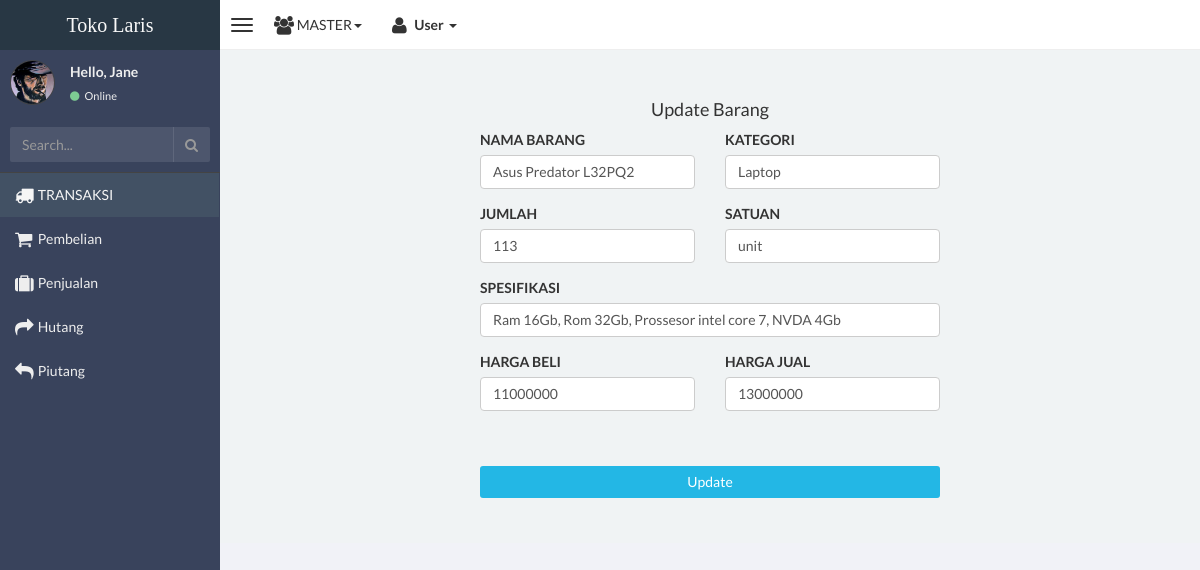
The page /master/update-barang.php?id=7 (signed in) on the database its author committed.
### tables this page shows
CREATE TABLE `barang` (
  `id_barang` int(11) NOT NULL,
  `nama_barang` varchar(175) NOT NULL,
  `kategori` varchar(50) NOT NULL,
  `jumlah_barang` int(100) NOT NULL,
  `satuan` varchar(10) NOT NULL,
  `spesifikasi` varchar(255) NOT NULL,
  `harga_beli` int(255) NOT NULL,
  `harga_jual` int(255) NOT NULL,
  `nama_penyuplai` varchar(50) NOT NULL
);

### master/update-barang.php (the view, shortened to what this page needs)
<!doctype html>
<html lang="en">
<head>
    <link href="css/bootstrap.min.css" rel="stylesheet" type="text/css" />
    <link href="css/font-awesome.min.css" rel="stylesheet" type="text/css" />
    <link href="css/ionicons.min.css" rel="stylesheet" type="text/css" />
    <link href="css/morris/morris.css" rel="stylesheet" type="text/css" />
    <link href="css/jvectormap/jquery-jvectormap-1.2.2.css" rel="stylesheet" type="text/css" />
    <link href="css/datepicker/datepicker3.css" rel="stylesheet" type="text/css" />
    <link href="css/daterangepicker/daterangepicker-bs3.css" rel="stylesheet" type="text/css" />
    <link href="css/iCheck/all.css" rel="stylesheet" type="text/css" />
    <link href="css/style.css" rel="stylesheet" type="text/css" />
</head>
<body class="skin-black">
<?php include "nav-bar.php"; ?>
        <div class="wrapper row-offcanvas row-offcanvas-left">
        <aside class="left-side sidebar-offcanvas">
            <?php include "side-bar.php"; ?>
        </aside>
                    <aside class="right-side">
                <section class="content">
                    <div class="row" style="margin-bottom:5px;">
                    <div class="content">
            <div class="container-fluid">
            <center><h4 for="user">Update Barang</h4></center>
                <div class="row">
                    <div class="col-md-3">
                    </div>
                    <div class="col-md-6">
                        <div class="row">
                            <form method="POST" action="proses-updatebarang.php">
                             <?php
                                include "koneksi.php";
                                $id=$_GET['id'];
                                $result=mysqli_query($link, "SELECT * FROM barang where id_barang='$id' ");
                                $row=mysqli_fetch_array($result);
                            ?>
                            <div class="col-md-6">
                                 <div class="form-group">
                                <label for="user">NAMA BARANG </label>
                                <input type="text" class="form-control" name="nama_barang" placeholder="Nama Barang" value="<?php echo $row['nama_barang'];?>">
                                </div>
                            </div>
                            <div class="col-md-6">
                                <div class="form-group">
                                <label for="user">KATEGORI</label>
                                <input type="text" class="form-control" name="kategori" placeholder="Kategori" value="<?php echo $row['kategori'];?>">
                                </div>
                            </div>
                        </div>
                        <div class="row">
                            <div class="col-md-6">
                                <div class="form-group">
                                    <label for="user">JUMLAH</label>
                                    <input type="text" class="form-control" name="jumlah" placeholder="Jumlah" value="<?php echo $row['jumlah_barang'];?>">
                                </div>
                            </div>
                            <div class="col-md-6">
                                <div class="form-group">
                                    <label for="user">SATUAN</label>
                                    <input type="text" class="form-control" name="satuan" placeholder="Satuan Barang" value="<?php echo $row['satuan'];?>">
                                </div>
                            </div>
                        </div>
                        <div class="row">
                            <div class="col-md-12">
                                <div class="form-group">
                                    <label for="user">SPESIFIKASI</label>
                                    <input type="text" class="form-control" name="spesifikasi" placeholder="Spesifikasi Barang" value="<?php echo $row['spesifikasi'];?>">
                                </div>
                            </div>
                        </div>
                        <div class="row">
                            <div class="col-md-6">
                                <div class="form-group">
                                    <label for="user">HARGA BELI</label>
                                    <input type="text" class="form-control" name="harga_beli" placeholder="Harga Beli" value="<?php echo $row['harga_beli'];?>">
                                </div>
                            </div>
                             <div class="col-md-6">
                                <div class="form-group">
                                    <label for="user">HARGA JUAL</label>
                                    <input type="text" class="form-control" name="harga_jual" placeholder="Harga Jual" value="<?php echo $row['harga_jual'];?>">
                                </div>
                            </div>
                        </div><br><br>
                        <div>
                            <input type="submit" name="update" class="btn btn-info btn-block" value="Update">
                        </div>
                    </div>
                                                </div>
                                        </section>
                      </div>
</body>
</html>

### rows shown on the page
barang: nama_barang "Asus Predator L32PQ2", kategori "Laptop", jumlah "113", satuan "unit", spesifikasi "Ram 16Gb, Rom 32Gb, Prossesor intel core 7, NVDA 4Gb", harga_beli "11000000", harga_jual "13000000"
